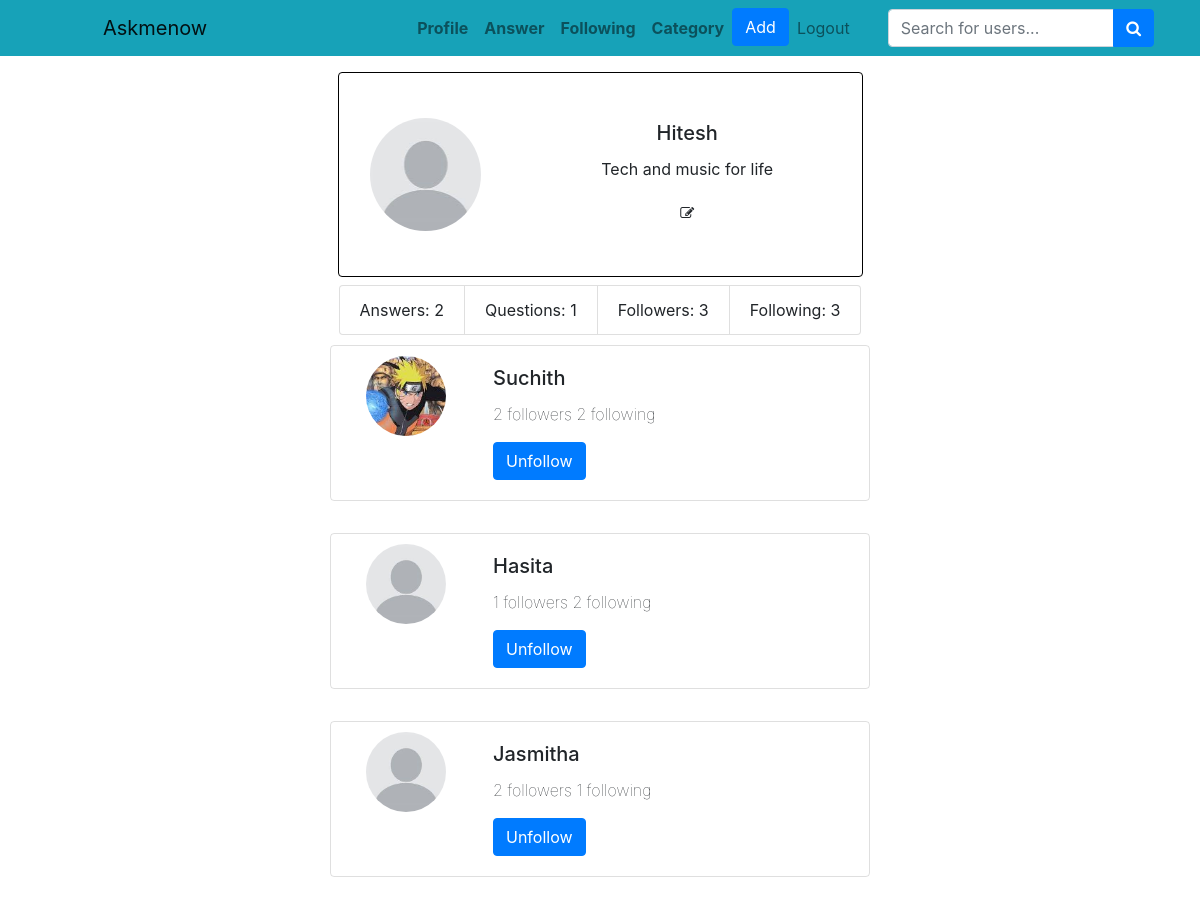
The page /profile/Hitesh/following (signed in) on the database its author committed.
### website/models.py (models this page shows, shortened)
class User(db.Model, UserMixin):
    id = db.Column(db.Integer, primary_key=True)
    email = db.Column(db.String(150), unique=True)
    password = db.Column(db.String(150))
    username = db.Column(db.String(150))
    photo = db.Column(db.String(150), default='default.jpeg')
    about = db.Column(db.String(150))
    followers = db.relationship('User',
                                secondary='followers',
                                primaryjoin=(followers.c.followed_id == id),
                                secondaryjoin=(followers.c.follower_id == id),
                                backref=db.backref('following', lazy='dynamic'),
                                lazy='dynamic')

### website/auth.py (the view)
@auth.route('/profile/<username>/following')
@login_required
def show_following(username):
    user = User.query.filter_by(username=username).first_or_404()
    answers = Answer.query.filter_by(user_id=user.id).all()
    len_answers = len(answers)
    questions = Question.query.filter_by(user_id=user.id).all()
    len_questions = len(questions)
    len_followers = user.followers.count()
    len_following = user.following.count()
    following = user.following.all()
    return render_template('following.html', user=user, following=following, len_questions=len_questions, len_followers=len_followers, len_following=len_following, len_answers=len_answers)

### website/__init__.py (called while the page is built)
def create_app():
    app = Flask(__name__)
    app.config['SECRET_KEY'] = 'secret'
    app.config['UPLOAD_FOLDER'] = os.path.join(app.root_path, 'static', 'images')
    app.config['SQLALCHEMY_DATABASE_URI'] = f'sqlite:///{DB_NAME}'
    db.init_app(app)
    from .views import views
    from .auth import auth
    app.register_blueprint(views, url_prefix='/')
    app.register_blueprint(auth, url_prefix='/')
    from .models import User, Question, Category, Answer
    with app.app_context():
        db.create_all()
        db.session.commit()
    login_manager = LoginManager()
    login_manager.login_view = 'auth.login'
    login_manager.init_app(app)
    @login_manager.user_loader
    def load_user(id):
        return User.query.get(int(id))
    return app

### website/templates/following.html (shortened to what this page needs)
{% extends "profile.html" %}
{% block following %}
{% for followed in following %}
<div class="card mb-2 profile-card col-md-6 offset-md-3" style="max-width: 540px; background: none;">
    <div class="row no-gutters">
        <div class="col-md-3">
            <img src="{{ url_for('static', filename='images/' + followed.photo) }}" class="card-img rounded-circle" alt="..." style="border-radius: 50%; width: 80px;margin-top: 10px;margin-left: 20px;">
        </div>
        <div class="col-md-8">
            <div class="card-body">
                <h5 class="card-title">{{ followed.username }}</h5>
                <p class="card-text font-weight-lighter">{{ followed.followers.count() }} followers {{
                    followed.following.count() }} following </p>
                {% if followed != current_user %}
                {% if current_user in followed.followers %}
                <form action="{{ url_for('auth.unfollow', user_id=followed.id) }}" method="post">
                    <button type="submit" class="btn btn-primary">Unfollow</button>
                </form>
                {% else %}
                <form action="{{ url_for('auth.follow', user_id=followed.id) }}" method="post">
                    <button type="submit" class="btn btn-primary">Follow</button>
                </form>
                {% endif %}
                {% endif %}
            </div>
        </div>
    </div>
</div>
<br />
{% endfor %}
{% endblock %}

### website/templates/profile.html (shortened to what this page needs)
{% extends "base.html" %}
{% block content %}
<div class="container mt-3">
  <div class="row justify-content-center">
    <div class="col-lg-6 mb-2">
      <div class="card" style="border-color: black;">
        <div class="row no-gutters align-items-center">
          {% if user==current_user %}
            <div class="col-md-4">
              <div class="profile-image" data-toggle="modal" data-target="#formModal"><img  src="{{ url_for('static', filename='images/' + user.photo) }}"
                  alt="User Profile Picture" class="card-img-top mx-auto d-block rounded-circle mr-2 w-75" style= "padding: 10px; height: 133px;"></div>
            </div>
          {% else %}
            <div class="col-md-4">
              <div class="profile-image"><img  src="{{ url_for('static', filename='images/' + user.photo) }}"
                  alt="User Profile Picture" class="card-img-top mx-auto d-block rounded-circle mr-2 w-75" style= "padding: 10px; height: 133px;"></div>
            </div>
          {% endif %}
          <div class="col-md-8">
            <div class="card-body text-center  p-5 pt-5" style="padding-left: 50px;">
              <h5 class="card-title ">{{ user.username }}</h5>
              {% if user.about!=None and user.about!='' %}
              <p>{{user.about}}</p>
              {% endif %}
              {% if user==current_user %}
              <p class="card-text "><a href="#" class="btn btn-sm btn-outline-secondary;border:d-none"
                  onclick="openEditForm()"><i class="fa fa-pencil-square-o"></i>
                </a></p>
              {% endif %}
          </div>
        </div>
        </div>
      </div>
    </div>
    <div class="container">
      <div class="row justify-content-center" style="margin-bottom: 10px;">
        <ul class="list-group list-group-horizontal text-center" style="background: none; border: none;">
          <li onclick="window.location.href='/profile/{{ user.username }}'" style="cursor: pointer;"
            class="list-group-item">Answers: {{ len_answers }}</li>
          <li onclick="window.location.href='/profile/{{ user.username }}/questions'" style="cursor: pointer;"
            class="list-group-item">Questions: {{ len_questions }}</li>
          <li onclick="window.location.href='/profile/{{ user.username }}/followers'" style="cursor: pointer;"
            class="list-group-item">Followers: {{ len_followers }}</li>
          <li onclick="window.location.href='/profile/{{ user.username }}/following'" style="cursor: pointer;"
            class="list-group-item">Following: {{ len_following }}</li>
        </ul>
      </div>
      {% block following %} {% endblock %}
    </div>
  </div>
</div>
  </div>
{% endblock %}

### website/templates/following.html (style rules this page uses)
.profile-card { cursor: pointer; transition: box-shadow 0.2s ease-in-out; }

### rows shown on the page
User: photo (placeholder picture), username "Hitesh", about "Tech and music for life"
User: photo (picture), username "Suchith", followers.count "2", following.count "2"
User: photo (placeholder picture), username "Hasita", followers.count "1", following.count "2"
User: photo (placeholder picture), username "Jasmitha", followers.count "2", following.count "1"

### other values the page prints
{{ len_answers }} "2"
{{ len_questions }} "1"
{{ len_followers }} "3"
{{ len_following }} "3"
